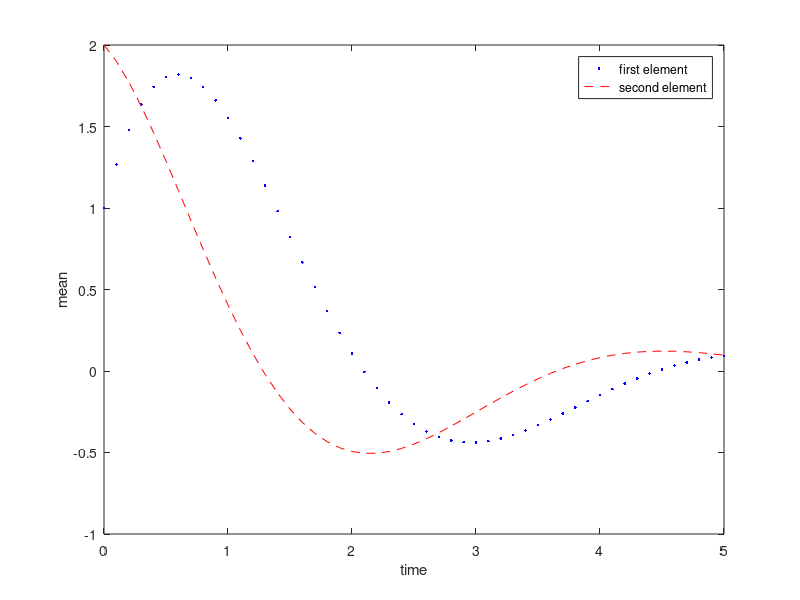
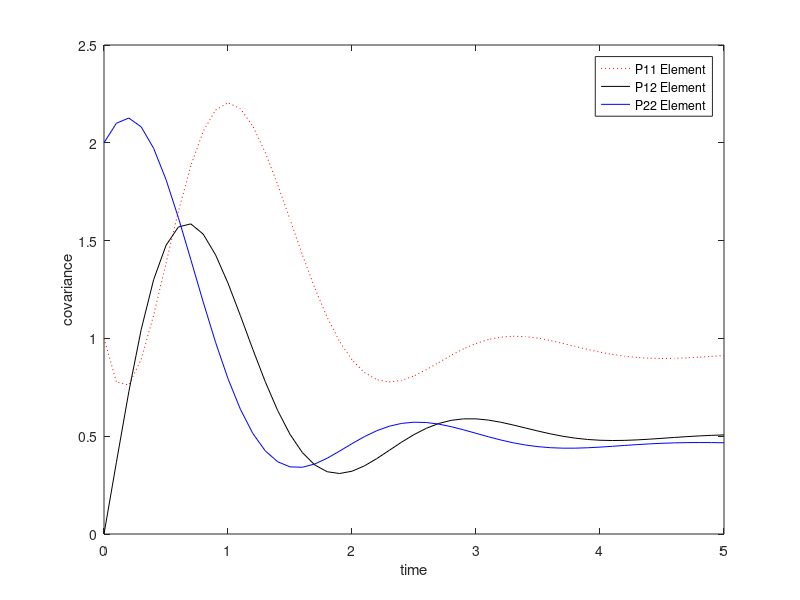

MATLAB code for these plots, in order:
%Name: Anand Sundaresan
%Problem3
clc;
close all ; 
clear all;
steps = 0.1;
F = [-1.3333 2 ; -1 0];G = [0.6666 ;1 ];
Qc = G*1*G';
m = [1;2];
P = [1 0 ; 0 2];
m_Array = m;
p_array(:,:,1) = P;
k = 2;
t = 0.1
while t < 5
    u =0;
    m_dot = F*m + G*u;
    m = m + m_dot*steps;
    P_dot = F*P+P*F'+Qc;
    P = P + P_dot*steps;
    m_Array = [m_Array m];
    p_array(:,:,k) = P;
    k = k+1;
    t = t + 0.1
end
time = linspace(0,5,51);
figure(1);
plot ( time, m_Array(1,:),'b.',time,m_Array(2,:),'r--');
xlabel('time');
ylabel('mean');
legend('first element','second element')
figure(2)
plot(time,squeeze(p_array(1,1,:)),'r:',time,squeeze(p_array(1,2,:)),'k-',time, squeeze(p_array(2,2,:)),'b-');
xlabel('time');
ylabel('covariance');
legend('P11 Element','P12 Element','P22 Element')